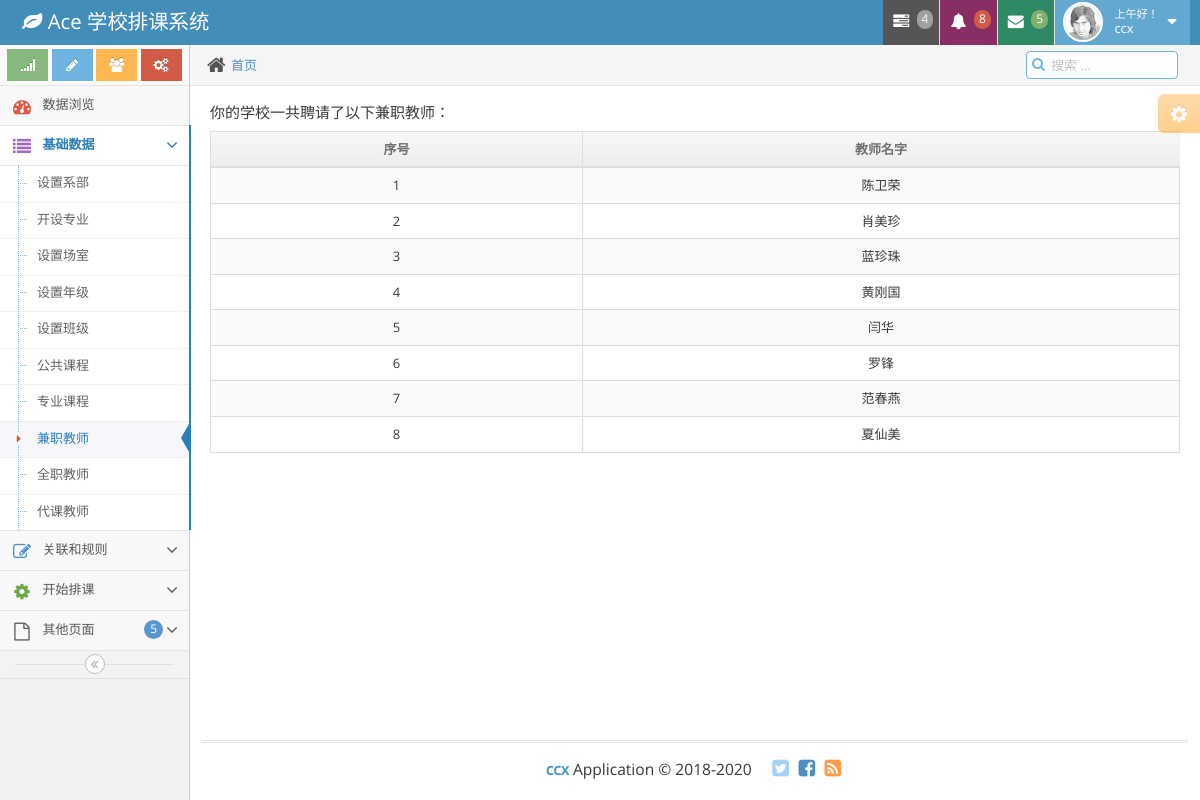
Screenshot of /mydata/7 (signed in) with the database file from the repository.
### apps/mydata/models.py (models this page shows)
class Parttimeteacher(models.Model):
	pt_name = models.CharField(max_length=30) #pt:parttime_teacher

### apps/mydata/views.py (the view)
@method_decorator(Check_Login,name='dispatch')
class Show(ListView):
	model = models.Department

### apps/users/views.py (called while the page is built)
def Check_Login(func):  #自定义登录验证装饰器
	def warpper(request):
		username = request.session.get('username')
		if username:
			return func(request)
		else:
			return render(request,'users/login.html')
	return warpper

### apps/mydata/templates/mydata/parttimeteacher_list.html (shortened to what this page needs)
{% extends "base.html" %}
{% block menu %}
	{% include 'menu.html' %}
{% endblock%}
{% block content %}
	<p><H5>你的学校一共聘请了以下兼职教师：</H5></p>
	<table id="depart-table" class="table table-striped table-bordered table-hover">
		<thead>
			<tr>
				<th class="center">序号</th>
				<th class="center">教师名字</th>
			</tr>
		</thead>
		<tbody>
			{% for pttline in object_list %}
			<tr>
				<td class="center">{{ pttline.id }}</td>
				<td class="center">{{ pttline.pt_name }}</td>
			</tr>
			{% endfor %}
		</tbody>
	</table>
{% endblock %}

### templates/base.html (shortened to what this page needs)
<!DOCTYPE html>
<html lang="en">
	<head>
		{% load staticfiles %}
		<link rel="stylesheet" href="{%static 'css/bootstrap.min.css'%}" />
		<link rel="stylesheet" href="{%static 'font-awesome/4.5.0/css/font-awesome.min.css'%}" />
		<link rel="stylesheet" href="{%static 'css/ace.min.css'%}" class="ace-main-stylesheet" id="main-ace-style" />
		<link rel="stylesheet" href="{%static 'css/ace-skins.min.css'%}" />
		<link rel="stylesheet" href="{%static 'css/ace-rtl.min.css'%}" />
	</head>
	<body class="no-skin">
		<div id="navbar" class="navbar navbar-default          ace-save-state">
			<div class="navbar-container ace-save-state" id="navbar-container">
				<div class="navbar-header pull-left">
					<a href="{% url 'index' %}" class="navbar-brand">
						<small>
							<i class="fa fa-leaf"></i>
							Ace 学校排课系统
						</small>
					</a>
				</div>
				<div class="navbar-buttons navbar-header pull-right" role="navigation">
					<ul class="nav ace-nav">
						<li class="grey dropdown-modal">
							<a data-toggle="dropdown" class="dropdown-toggle" href="#">
								<i class="ace-icon fa fa-tasks"></i>
								<span class="badge badge-grey">4</span>
							</a>
						</li>
						<li class="purple dropdown-modal">
							<a data-toggle="dropdown" class="dropdown-toggle" href="#">
								<i class="ace-icon fa fa-bell icon-animated-bell"></i>
								<span class="badge badge-important">8</span>
							</a>
						</li>
						<li class="green dropdown-modal">
							<a data-toggle="dropdown" class="dropdown-toggle" href="#">
								<i class="ace-icon fa fa-envelope icon-animated-vertical"></i>
								<span class="badge badge-success">5</span>
							</a>
						</li>
						<li class="light-blue dropdown-modal">
							<a data-toggle="dropdown" href="#" class="dropdown-toggle">
								<img class="nav-user-photo" src="{%static 'images/avatars/user.jpg'%}" alt="Jason's Photo" />
								<span class="user-info">
									<small>
									</small>
										{{ user.username }}
								</span>
								<i class="ace-icon fa fa-caret-down"></i>
							</a>
						</li>
					</ul>
				</div>
			</div>
		</div>
		<div class="main-container ace-save-state" id="main-container">
			<div id="sidebar" class="sidebar                  responsive                    ace-save-state">
				<div class="sidebar-shortcuts" id="sidebar-shortcuts">
					<div class="sidebar-shortcuts-large" id="sidebar-shortcuts-large">
						<button class="btn btn-success">
							<i class="ace-icon fa fa-signal"></i>
						</button>
						<button class="btn btn-info">
							<i class="ace-icon fa fa-pencil"></i>
						</button>
						<button class="btn btn-warning">
							<i class="ace-icon fa fa-users"></i>
						</button>
						<button class="btn btn-danger">
							<i class="ace-icon fa fa-cogs"></i>
						</button>
					</div>
				</div>
				{% block menu %}{% endblock%}
						<div class="nav-search" id="nav-search">
							<form class="form-search">
								<span class="input-icon">
									<input type="text" placeholder="搜索 ..." class="nav-search-input" id="nav-search-input" autocomplete="off" />
									<i class="ace-icon fa fa-search nav-search-icon"></i>
								</span>
							</form>
						</div>
					</div>
					<div class="page-content">
						<div class="ace-settings-container" id="ace-settings-container">
							<div class="btn btn-app btn-xs btn-warning ace-settings-btn" id="ace-settings-btn">
								<i class="ace-icon fa fa-cog bigger-130"></i>
							</div>
						</div>
						<div class="row">
							<div class="col-xs-12">
								{% block content %}{% endblock %}
							</div>
						</div>
					</div>
				</div>
			</div>
			<div class="footer">
				<div class="footer-inner">
					<div class="footer-content">
						<span class="bigger-120">
							<span class="blue bolder">ccx</span>
							Application &copy; 2018-2020
						</span>
						<span class="action-buttons">
							<a href="#">
								<i class="ace-icon fa fa-twitter-square light-blue bigger-150"></i>
							</a>
							<a href="#">
								<i class="ace-icon fa fa-facebook-square text-primary bigger-150"></i>
							</a>
							<a href="#">
								<i class="ace-icon fa fa-rss-square orange bigger-150"></i>
							</a>
						</span>
					</div>
				</div>
			</div>
		</div>
	</body>
</html>

### rows the page displays
Parttimeteacher: id "1", pt_name "陈卫荣"
Parttimeteacher: id "2", pt_name "肖美珍"
Parttimeteacher: id "3", pt_name "蓝珍珠"
Parttimeteacher: id "4", pt_name "黄刚国"
Parttimeteacher: id "5", pt_name "闫华"
Parttimeteacher: id "6", pt_name "罗锋"
Parttimeteacher: id "7", pt_name "范春燕"
Parttimeteacher: id "8", pt_name "夏仙美"

### other values shown
{{ user.username }} "ccx"
